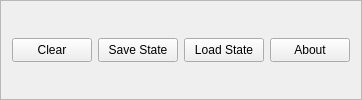
    <widget class="QFrame" name="frame_8">
     <property name="frameShape">
      <enum>QFrame::StyledPanel</enum>
     </property>
     <property name="frameShadow">
      <enum>QFrame::Raised</enum>
     </property>
     <layout class="QHBoxLayout" name="horizontalLayout_8">
      <item>
       <widget class="QPushButton" name="clearPushButton">
        <property name="minimumSize">
         <size>
          <width>0</width>
          <height>24</height>
         </size>
        </property>
        <property name="maximumSize">
         <size>
          <width>16777215</width>
          <height>24</height>
         </size>
        </property>
        <property name="text">
         <string>Clear</string>
        </property>
       </widget>
      </item>
      <item>
       <widget class="QPushButton" name="saveStatePushButton">
        <property name="minimumSize">
         <size>
          <width>0</width>
          <height>24</height>
         </size>
        </property>
        <property name="maximumSize">
         <size>
          <width>16777215</width>
          <height>24</height>
         </size>
        </property>
        <property name="text">
         <string>Save State</string>
        </property>
       </widget>
      </item>
      <item>
       <widget class="QPushButton" name="loadStatePushButton">
        <property name="minimumSize">
         <size>
          <width>0</width>
          <height>24</height>
         </size>
        </property>
        <property name="maximumSize">
         <size>
          <width>16777215</width>
          <height>24</height>
         </size>
        </property>
        <property name="text">
         <string>Load State</string>
        </property>
       </widget>
      </item>
      <item>
       <widget class="QPushButton" name="aboutPushButton">
        <property name="minimumSize">
         <size>
          <width>0</width>
          <height>24</height>
         </size>
        </property>
        <property name="maximumSize">
         <size>
          <width>16777215</width>
          <height>24</height>
         </size>
        </property>
        <property name="text">
         <string>About</string>
        </property>
       </widget>
      </item>
     </layout>
    </widget>
